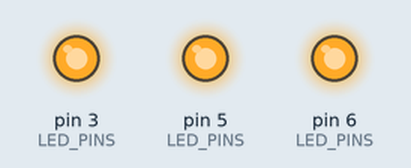
Recording of a sketch running on a simulated Arduino Uno, built with avr-gcc and run on an emulated ATmega328P. Shown: output pins drawn as LEDs (lit = HIGH).

Above: at 0.12 s.
At 2.37 s:
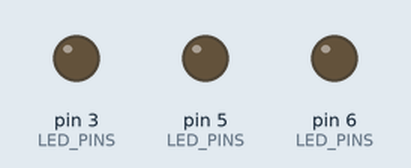
Timing chart, 0 to 3.0 s (numbered marks = the images above):
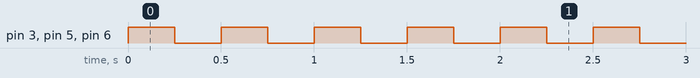

Measured:
- by itself, pin 3 (LED_PINS), pin 5 (LED_PINS), pin 6 (LED_PINS): alternates HIGH for 0.25 s and LOW for 0.25 s

The sketch:

MultiTab.ino
```cpp
#include "config.h"
void setup() { Serial.begin(BAUD); setupLeds(); }
void loop() { blinkAll(); }
```

leds.ino
```cpp
void setupLeds() { for (int p : LED_PINS) pinMode(p, OUTPUT); }
void blinkAll() {
  for (int p : LED_PINS) digitalWrite(p, HIGH);
  delay(BLINK_MS);
  for (int p : LED_PINS) digitalWrite(p, LOW);
  delay(BLINK_MS);
}
```

config.h
```cpp
#pragma once
const long BAUD = 9600;
const int LED_PINS[] = {3, 5, 6};
const int BLINK_MS = 250;
```
